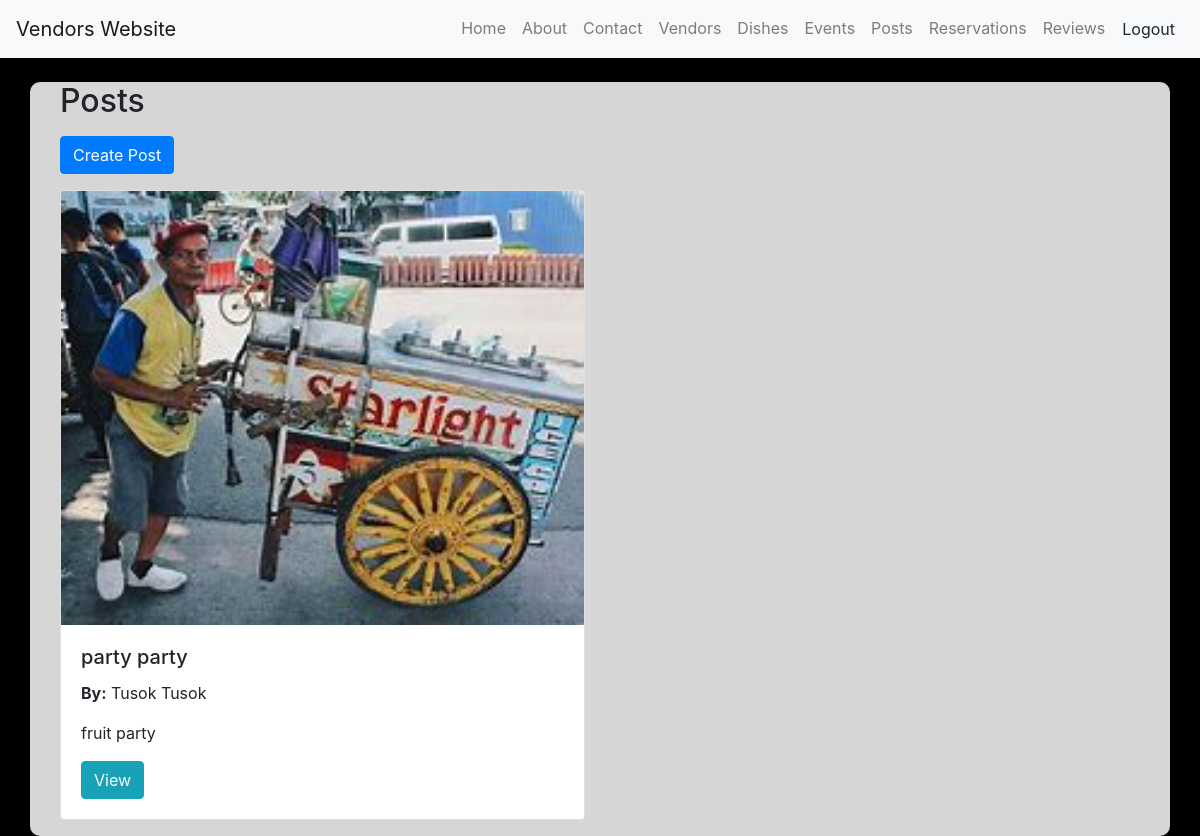
The page /posts/ (signed in) on the database its author committed.
### app/models.py (models this page shows, shortened)
class Post(models.Model):
    user = models.ForeignKey(Vendor, on_delete=models.CASCADE)
    title = models.CharField(max_length=255)
    content = models.TextField()
    date_created = models.DateTimeField(auto_now_add=True)
    image = models.ImageField(upload_to='posts/', blank=True, null=True)

class Vendor(models.Model):
    user = models.OneToOneField(settings.AUTH_USER_MODEL, on_delete=models.CASCADE)
    image = models.ImageField(default='default.jpg', upload_to='profile_pics')
    name = models.CharField(max_length=255)
    description = models.TextField()
    location = models.CharField(max_length=255)
    contact_number = models.CharField(max_length=15)
    def __str__(self):
        return self.name

### app/views.py (the view)
# urls.py: path('posts/', PostListView.as_view(), name='post_list'),
class PostListView(ListView):
    model = Post
    template_name = 'post/post_list.html'
    context_object_name = 'posts'

### app/templates/post/post_list.html (shortened to what this page needs)
{% extends "app/base.html" %}
{% block content %}
<div class="container mt-4">
    <h2 class="mb-3">Posts</h2>
    <a href="{% url 'post_create' %}" class="btn btn-primary mb-3">Create Post</a>
    <div class="row">
        {% for post in posts %}
            <div class="col-md-6">
                <div class="card mb-3">
                    {% if post.image %}
                        <img src="{{ post.image.url }}" class="card-img-top" alt="{{ post.title }}">
                    {% endif %}
                    <div class="card-body">
                        <h5 class="card-title">{{ post.title }}</h5>
                        <p><strong>By:</strong> {{ post.user }}</p>
                        <p>{{ post.content|truncatewords:20 }}</p>
                        <a href="{% url 'post_detail' post.pk %}" class="btn btn-info">View</a>
                    </div>
                </div>
            </div>
        {% empty %}
            <p class="text-muted">No posts available.</p>
        {% endfor %}
    </div>
</div>
{% endblock content %}

### static/css/base.css (style rules this page uses)
body { background-color: black; }
.container { background-color: #d6d6d6; border-radius: 10px; }

### rows shown on the page
Post: image (picture), title "party party", user "Tusok Tusok", content "fruit party"
